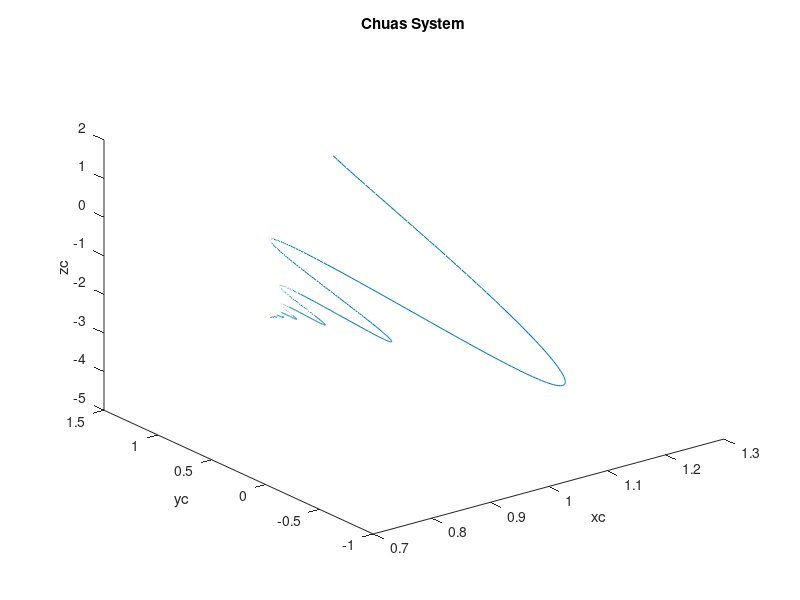
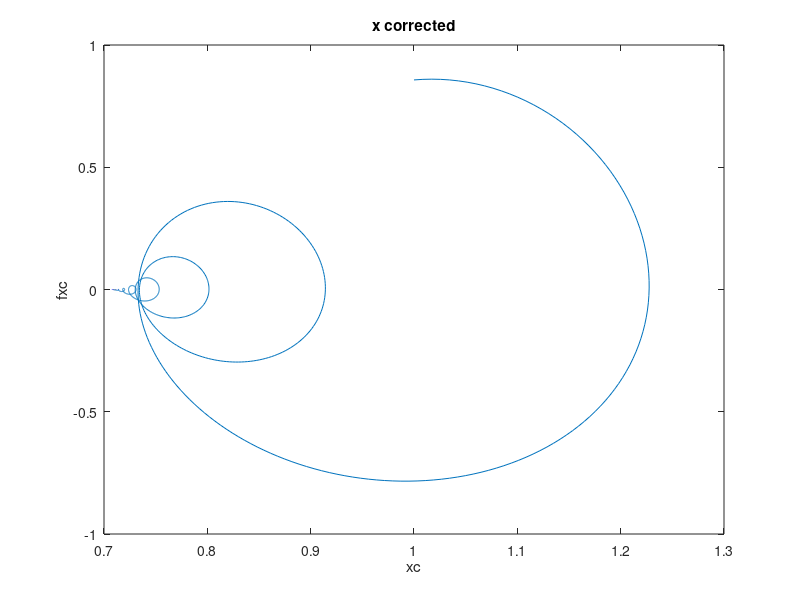
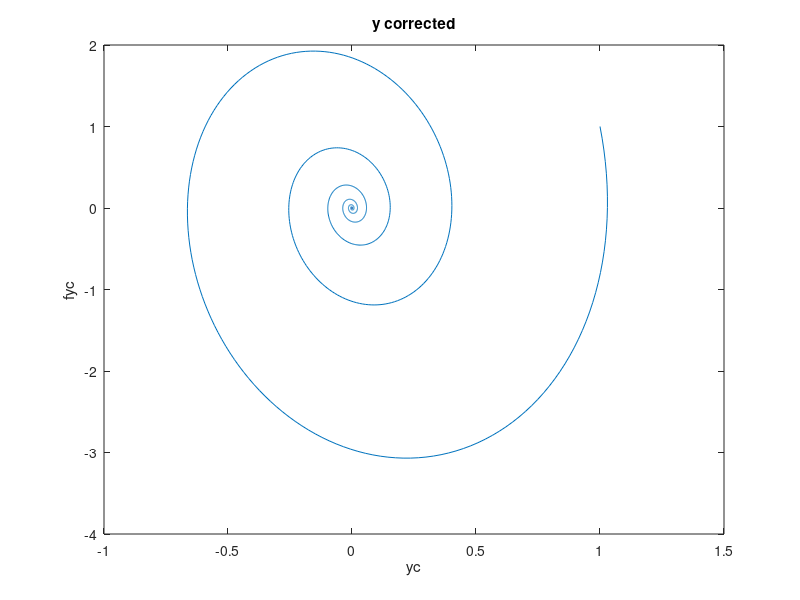
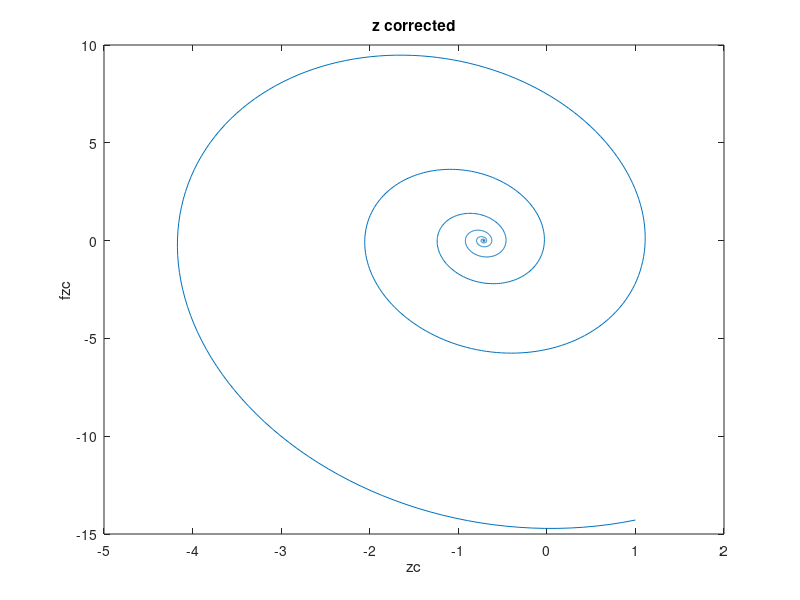

The MATLAB source for these figures, in order:
% Matt McDade
% System Simulation
% HW 13

N = 10001;
T = 0.01;
alpha = 1;

x = [1 N];

xp  = zeros(1, N);
yp  = zeros(1, N);
zp  = zeros(1, N);
fxp = zeros(1, N);
fyp = zeros(1, N);
fzp = zeros(1, N);
xc  = zeros(1, N);
yc  = zeros(1, N);
zc  = zeros(1, N);
fxc = zeros(1, N);
fyc = zeros(1, N);
fzc = zeros(1, N);

xc(1) = 1;
yc(1) = 1;
zc(1) = 1;

for k = 1:N-1
    fxc(k) = alpha * (yc(k) + ((xc(k) - 2*(xc(k).^3)) / 7));
    fyc(k) = xc(k) - yc(k) + zc(k);
    fzc(k) = -(100/7) * yc(k);
    
    xp(k+1) = xc(k) + T*fxc(k);
    yp(k+1) = yc(k) + T*fyc(k);
    zp(k+1) = zc(k) + T*fzc(k);
    
    fxp(k) = alpha * (yp(k+1) + ((xp(k+1) - 2*(xp(k+1).^3)) / 7));
    fyp(k) = xp(k+1) - yp(k+1) + zp(k+1);
    fzp(k) = -(100/7) * yp(k+1);
    
    xc(k+1) = xc(k) + T*fxp(k);
    yc(k+1) = yc(k) + T*fyp(k);
    zc(k+1) = zc(k) + T*fzp(k);
end

figure(1)
plot3(xc, yc, zc)
xlabel('xc')
ylabel('yc')
zlabel('zc')
title('Chuas System')

figure(2)
plot(xc, fxc)
xlabel('xc')
ylabel('fxc')
title('x corrected')

figure(3)
plot(yc, fyc)
xlabel('yc')
ylabel('fyc')
title('y corrected')

figure(4)
plot(zc, fzc)
xlabel('zc')
ylabel('fzc')
title('z corrected')
